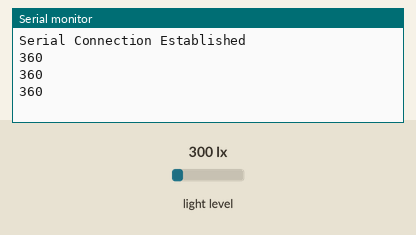
The sketch below on a simulated Arduino Uno, built with avr-gcc and run on an emulated ATmega328P. On the bench: the last lines printed to the serial monitor. Wiring (inferred from the names in the program): BH1750 light sensor at I2C address 0x23. The test bench sets the inputs (shaded band); at power-on: light level 300 lx.

Above: at 1.8 s.
1.9 s: light level set to 40 lx
At 2.4 s:
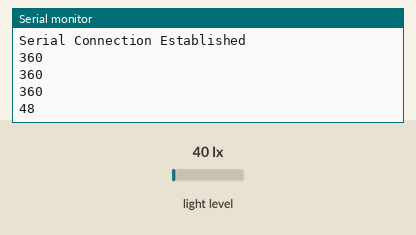
3.4 s: light level set to 500 lx
At 3.9 s:
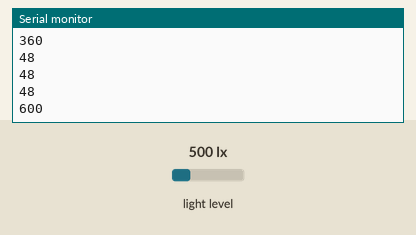
Timing chart, 0 to 6.4 s (numbered marks = the images above; inputs shaded):
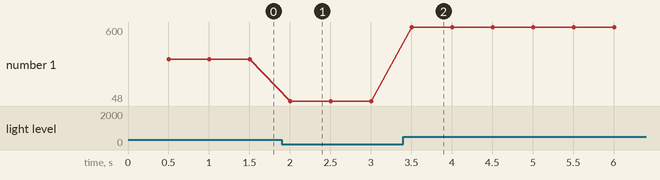

The sketch:

LuxSensor.ino
```cpp
#include <Wire.h>

void setup(){
  Serial.begin(9600);
  Serial.println("Serial Connection Established");
}

//0x23 is the bh1750's I2C Address as I'm connecting address pins to GND
//i.e. I am connecting "ADD" to "GND"
void loop() {
  Wire.beginTransmission(0x23);
  Wire.write(0x01); //power on
  Wire.endTransmission();

  Wire.beginTransmission(0x23);
  Wire.write(0x20); //one time sense
  Wire.endTransmission();
  delay(500);

  Wire.beginTransmission(0x23);
  Wire.requestFrom(0x23,2); //requesting 2 bytes from the lux sensor


    //read them in one byte at a time


     uint16_t lux = Wire.read();

    //MSB was first so we'll need to shift byte to the left
     lux = lux << 8; //

     // "or"-ing with the next byte, we will be able to
     lux |= Wire.read();

   Wire.endTransmission();

     Serial.println(lux);

}
```

Measured:
- after the input at 1.9 s, the serial monitor: prints a new line after 0.10 s (image 1)
- after the input at 3.4 s, the serial monitor: prints a new line after 0.10 s (image 2)
- plotted number 1: 360 → 48 after the input at 1.9 s, 48 → 600 after the input at 3.4 s
